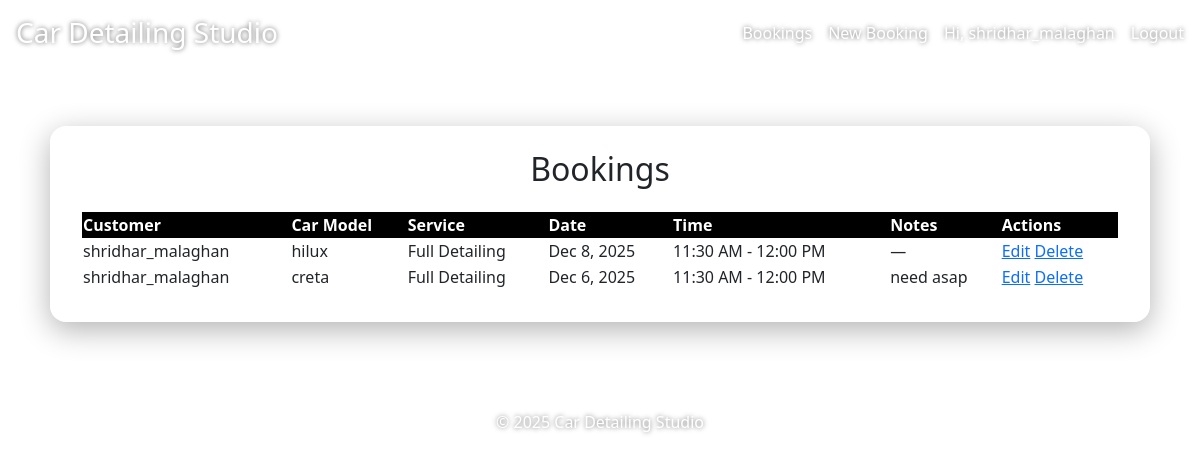
/bookings/ (signed in), run on an earlier commit of the app's database.
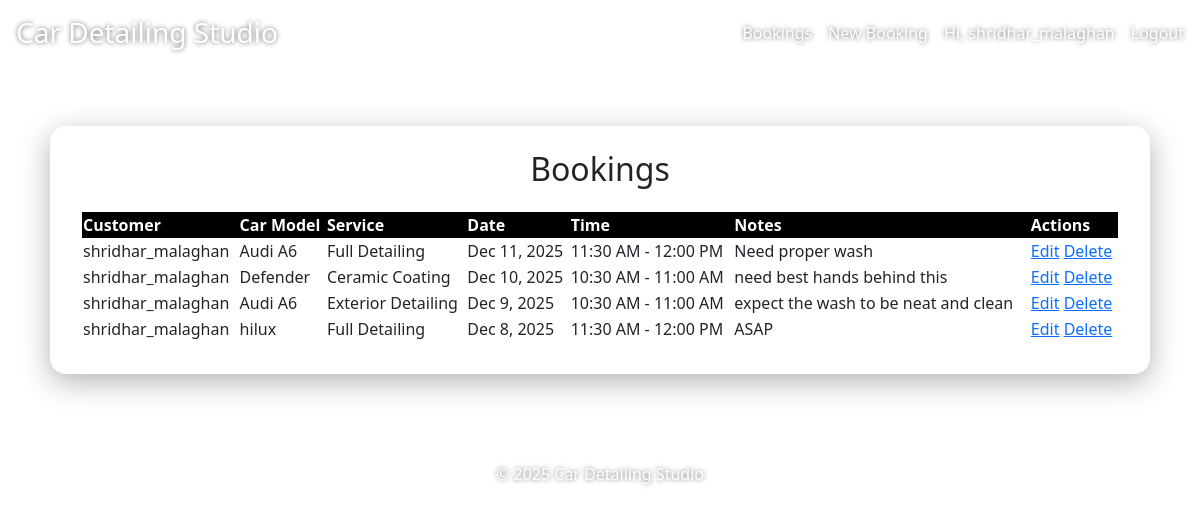
And on a later commit of the database.
### bookings/models.py (models this page shows, shortened)
class Booking(models.Model):
    SERVICE_CHOICES = [
        ("Interior Detailing", "Interior Detailing"),
        ("Exterior Detailing", "Exterior Detailing"),
        ("Full Detailing", "Full Detailing"),
        ("Ceramic Coating", "Ceramic Coating"),
    ]
    user = models.ForeignKey(User, on_delete=models.CASCADE)
    customer_name = models.CharField(max_length=255)
    email = models.EmailField()
    phone = models.CharField(max_length=20)
    car_model = models.CharField(max_length=255)
    service_type = models.CharField(max_length=50, choices=SERVICE_CHOICES)
    preferred_date = models.DateField()
    preferred_time_slot = models.ForeignKey(TimeSlot, on_delete=models.PROTECT)
    notes = models.TextField(blank=True, default="")
    created_at = models.DateTimeField(auto_now_add=True)

class TimeSlot(models.Model):
    start_time = models.TimeField()
    end_time = models.TimeField()
    slot = models.CharField(max_length=20, unique=True)
    def __str__(self):
        return f"{self.start_time.strftime('%I:%M %p')} - {self.end_time.strftime('%I:%M %p')}"

### bookings/views.py (the view)
# urls.py: path("", views.booking_list, name="booking_list"),
@login_required
@require_GET
def booking_list(request):
    if request.user.is_staff or request.user.is_superuser:
        bookings = Booking.objects.all().order_by(
            "-preferred_date", "-preferred_time_slot__start_time"
        )
    else:
        bookings = Booking.objects.filter(user=request.user).order_by(
            "-preferred_date",
            "-preferred_time_slot__start_time",
        )
    return render(request, "bookings/booking_list.html", {"bookings": bookings})

### bookings/templates/bookings/booking_list.html
{% extends "bookings/base.html" %}
{% block content %}
<div class="booking-list-container">
    <h2 class="booking-list-title">Bookings</h2>
    {% if bookings %}
        <table class="booking-table">
            <thead>
                <tr>
                    <th>Customer</th>
                    <th>Car Model</th>
                    <th>Service</th>
                    <th>Date</th>
                    <th>Time</th>
                    <th>Notes</th>
                    <th>Actions</th>
                </tr>
            </thead>
            <tbody>
                {% for booking in bookings %}
                    <tr>
                        <td>{{ booking.customer_name }}</td>
                        <td>{{ booking.car_model }}</td>
                        <td>{{ booking.service_type }}</td>
                        <td>{{ booking.preferred_date|date:"M j, Y" }}</td>
                        <td>{{ booking.preferred_time_slot }}</td>
                        <td class="notes-cell">
                            {{ booking.notes|default:"—" }}
                        </td>
                        <td class="actions-cell">
                            <a href="{% url 'edit_booking' booking.id %}"
                               class="action-link action-edit">Edit</a>
                            <a href="{% url 'delete_booking' booking.id %}"
                               class="action-link action-delete">Delete</a>
                        </td>
                    </tr>
                {% endfor %}
            </tbody>
        </table>
    {% else %}
        <p class="text-center text-light mt-3 mb-0">
            No bookings yet.
        </p>
    {% endif %}
</div>
{% endblock %}

### bookings/templates/bookings/base.html (shortened to what this page needs)
<!DOCTYPE html>
<html lang="en">
<head>
    {% load static %}
    <link
        href="https://cdn.jsdelivr.net/npm/bootstrap@5.3.0/dist/css/bootstrap.min.css"
        rel="stylesheet"
    />
    <link rel="stylesheet" href="{% static 'bookings/style.css' %}">
</head>
<body>
<header class="p-3 main-header">
    <h1>Car Detailing Studio</h1>
    <nav class="main-nav-links">
        <a href="{% url 'booking_list' %}">Bookings</a>
        <a href="{% url 'create_booking' %}">New Booking</a>
        {% if user.is_authenticated %}
            <span>Hi, {{ user.username }}</span>
            <a href="{% url 'logout' %}?next=/">Logout</a>
        {% else %}
            <a href="{% url 'login' %}">Login</a>
            <a href="{% url 'signup' %}">Sign Up</a>
        {% endif %}
    </nav>
</header>
<main class="main-content-wrapper">
    {% block content %}{% endblock %}
</main>
<footer class="mt-5 footer-text">
    <p>&copy; {% now "Y" %} Car Detailing Studio</p>
</footer>
</body>
</html>

### bookings/static/bookings/style.css (style rules this page uses)
body { margin: 0; font-family: system-ui, -apple-system, BlinkMacSystemFont, "Segoe UI", sans-serif; background-image: url("https://images.unsplash.com/photo-1502877338535-766e1452684a"); background-size: cover; background-position: center; background-attachment: fixed; }
.main-header, .footer-text { text-shadow: 0 0 5px rgba(0, 0, 0, 0.6); }
.main-header { display: flex; justify-content: space-between; align-items: center; padding: 16px 24px; }
.main-header h1 { margin: 0; color: #ffffff; font-size: 28px; }
.main-nav-links { display: flex; align-items: center; gap: 16px; }
.main-nav-links a, .main-nav-links span { color: #ffffff; text-decoration: none; font-weight: 500; }
.main-content-wrapper { display: flex; justify-content: center; padding: 40px 16px 0; }
.booking-form-container, .booking-list-container { width: 100%; max-width: 1100px; margin: 20px auto 40px; background: rgba(255, 255, 255, 0.18); backdrop-filter: blur(14px); -webkit-backdrop-filter: blur(14px); padding: 24px 32px 32px; border-radius: 16px; box-shadow: 0 8px 30px rgba(0, 0, 0, 0.3); }
.booking-form-container h2, .booking-list-container h2 { text-align: center; margin-bottom: 1.5rem; }
.booking-list-container table { margin-bottom: 0; width: 100%; }
.booking-list-container thead tr { background: #000; color: #fff; }
.booking-list-container tbody tr:nth-child(even) { background: rgba(255, 255, 255, 0.45); }
.footer-text { text-align: center; color: #ffffff; padding-bottom: 16px; }
.footer-text p { margin: 0; }
header nav a { color: #ffd966; text-decoration: none; font-weight: 500; }

What changed in the data, as far as the page shows it:
removed Booking: customer_name "shridhar_malaghan", car_model "creta", service_type "Full Detailing", preferred_date "Dec 6, 2025", preferred_time_slot "11:30 AM - 12:00 PM", notes "need asap"
added Booking: customer_name "shridhar_malaghan", car_model "Audi A6", service_type "Full Detailing", preferred_date "Dec 11, 2025", preferred_time_slot "11:30 AM - 12:00 PM", notes "Need proper wash"
added Booking: customer_name "shridhar_malaghan", car_model "Defender", service_type "Ceramic Coating", preferred_date "Dec 10, 2025", preferred_time_slot "10:30 AM - 11:00 AM", notes "need best hands behind this"
added Booking: customer_name "shridhar_malaghan", car_model "Audi A6", service_type "Exterior Detailing", preferred_date "Dec 9, 2025", preferred_time_slot "10:30 AM - 11:00 AM", notes "expect the wash to be neat and clean"
changed Booking "hilux": notes "—" → "ASAP"
